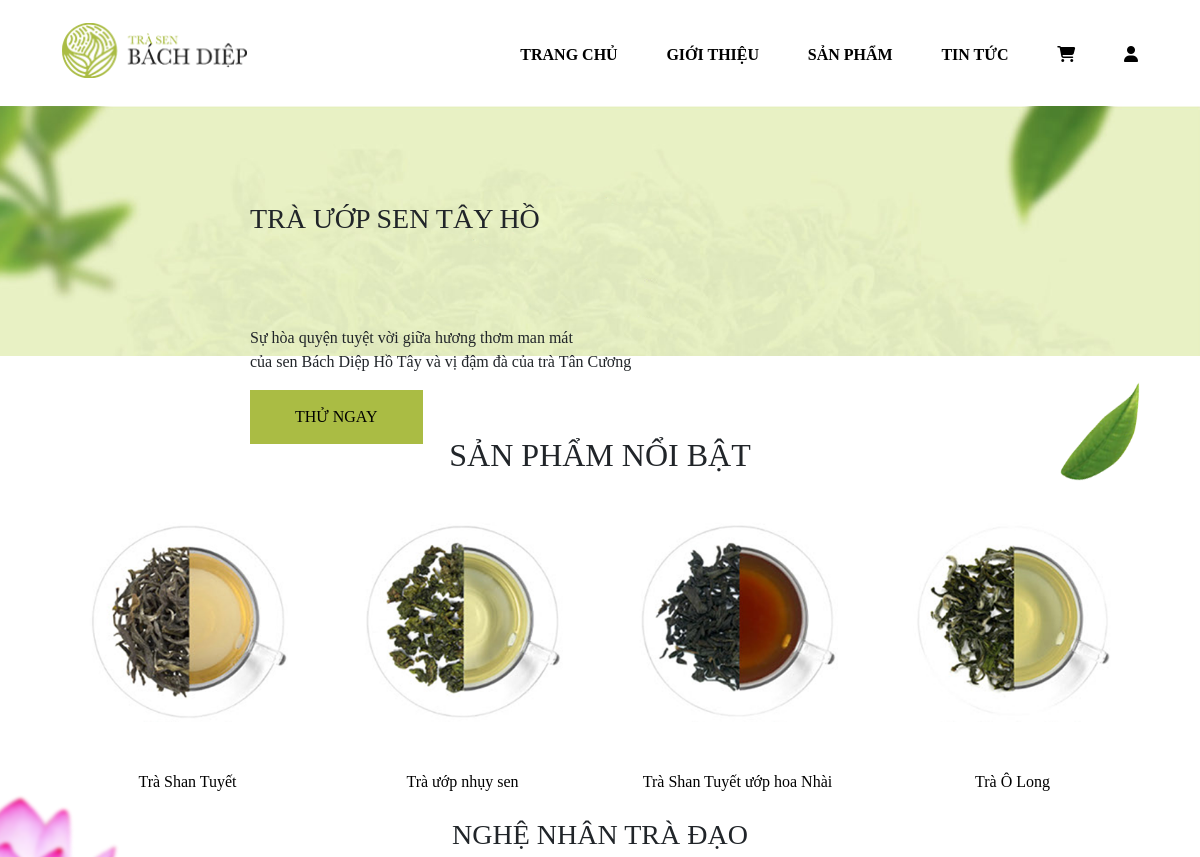
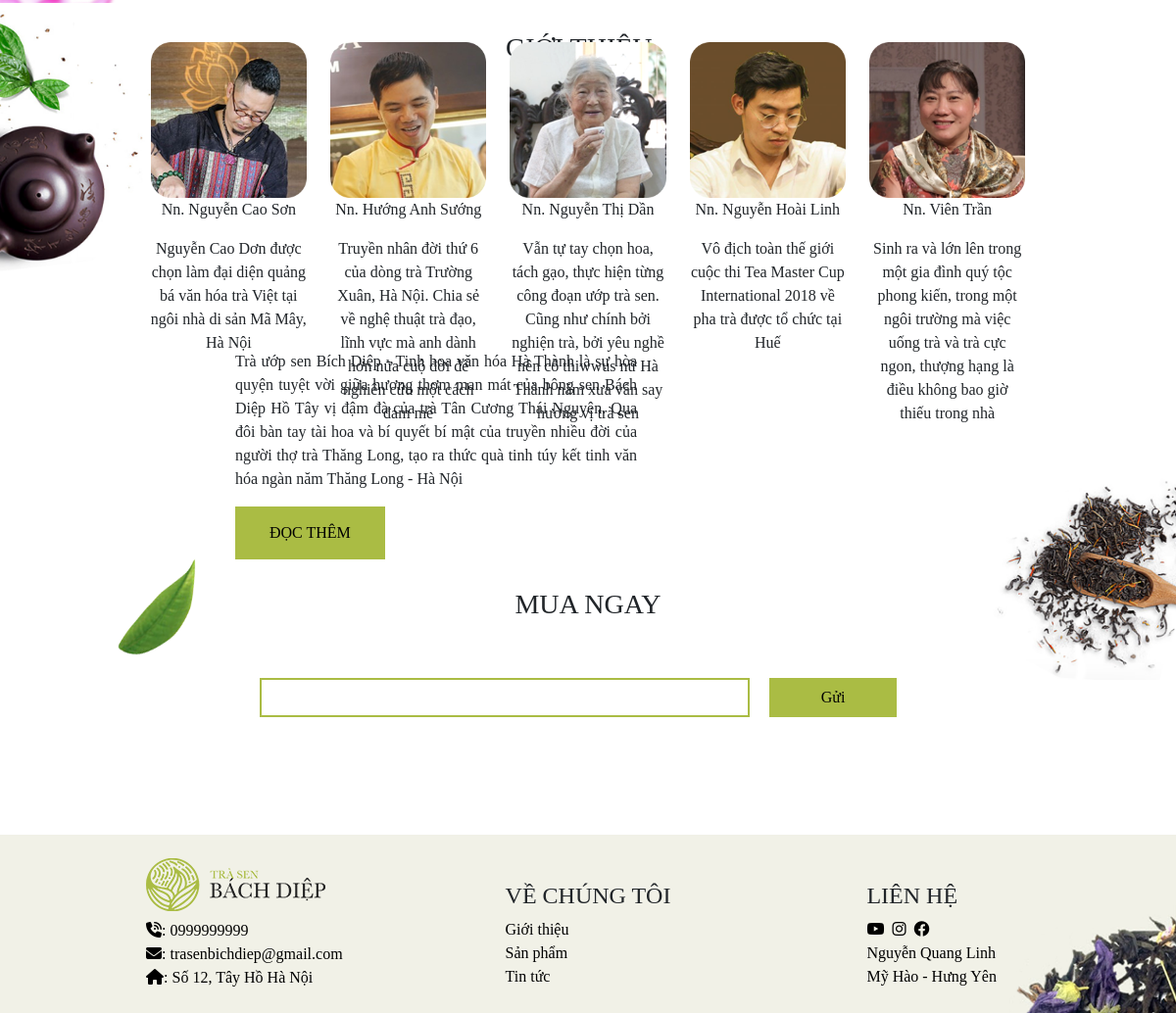
Screenshot of /index1.php with the database file from the repository (2 pictures, top to bottom).
### tables this page shows
CREATE TABLE `pages` (
  `STT` int(11) NOT NULL,
  `ten_trang` varchar(50) NOT NULL,
  `link` varchar(100) NOT NULL
);

CREATE TABLE `product` (
  `id_sp` int(11) NOT NULL,
  `ten_sp` varchar(50) NOT NULL,
  `gia` decimal(10,0) NOT NULL,
  `thong_tin` text NOT NULL,
  `huong_dan` varchar(50) NOT NULL,
  `nuoc` varchar(50) NOT NULL,
  `nhiet_do` varchar(55) NOT NULL,
  `thoi_gian` varchar(55) NOT NULL,
  `anh_main` varchar(50) NOT NULL,
  `anh1` varchar(50) NOT NULL,
  `anh2` varchar(50) NOT NULL,
  `anh3` varchar(50) NOT NULL,
  `trang_thai` int(11) NOT NULL
);

### control.php (called while the page is built, shortened)
<?php
include('connect.php');
class data
{
    public function get_pages(){
        global $conn;
        $sql = "select * from pages order BY STT ASC";
        $run = mysqli_query($conn, $sql);
        return $run;
    }
    public function se_product()
    {
        global $conn;
        $sql = "select*from product";
        $run = mysqli_query($conn, $sql);
        return $run;
    }
}

### index1.php (the view, shortened to what this page needs)
<!DOCTYPE html>
<?php
include("control.php");
$get_data = new data();
?>
<html lang="en">
<head>
  <link rel="stylesheet" href="./common/slick-1.8.1/slick/slick.css">
  <link rel="stylesheet" href="./common/slick-1.8.1/slick/slick-theme.css">
  <link rel="stylesheet" href="./common/bootstrap.min.css">
  <link rel="stylesheet" href="https://cdnjs.cloudflare.com/ajax/libs/font-awesome/6.4.0/css/all.min.css" />
  <link rel="stylesheet" href="./style/style.css">
</head>
<body>
  <section id="menu-section">
    <div id="menu" class="common-section">
      <div class="container-fluid">
        <div class="row">
          <div class="col-md-5">
            <div class="logo">
              <img src="./Pictures/trang-chu/logophongtra.png" alt="" style="width: 185px ;height: 55px;" srcset="">
            </div>
          </div>
          <div class="col-md-7">
            <nav>
              <ul class="nav-parent">
                <?php
                $get_pages = $get_data->get_pages();
                if ($get_pages != NULL) {
                  foreach ($get_pages as $gp) {
                ?>
                    <li><a href="<?php echo $gp['link']; ?>"><?php echo $gp['ten_trang']; ?></a></li>
                  <?php }
                } else { ?>
                  <p> KHÔNG CÓ DỮ LIỆU</p>
                <?php
                }
                ?>
                <?php if (!empty($idkh)) { ?>
                  <li><a href="logout.php">LOGOUT</i></a></li>
                <?php } else { ?>
                  <li><a href="login.php"><i class="fa-solid fa-user"></i></a></li>
                <?php } ?>
              </ul>
            </nav>
          </div>
        </div>
      </div>
    </div>
  </section>
  <section id="banner-section">
    <div class="banner-img">
      <img src="./Pictures/trang-chu/banner.png" alt="" style="width: 100%;" srcset="">
      <div class="box-content">
        <div class="box-content-header">
          <h3>TRÀ ƯỚP SEN TÂY HỒ</h3>
        </div>
        <div class="box-content-main">
          <p>Sự hòa quyện tuyệt vời giữa hương thơm man mát <br> của sen Bách Diệp Hồ Tây và vị đậm đà của trà Tân Cương</p>
        </div>
        <div class="box-button">
          <button>THỬ NGAY</button>
        </div>
      </div>
    </div>
  </section>
  <section id="product">
    <div class="product-header common-header">
      <h2 class="text-center mb-5">SẢN PHẨM NỔI BẬT</h2>
      <img src="./Pictures/trang-chu/product-la.png" class="la" alt="">
      <div class="container ">
        <div class="row common-section item">
          <?php
          $get_sp = $get_data->se_product();
          if ($get_sp != NULL) {
            foreach ($get_sp as $sp) {
          ?>
              <div class="col-6 col-md-3 text-center">
                <a href="chitietsp.php?id=<?php echo $sp['id_sp']; ?>">
                  <div class="box-item">
                    <img src="img/<?php echo $sp["anh_main"] ?>" alt="">
                  </div>
                  <div class="box-title mt-5">
                    <?php echo $sp["ten_sp"] ?>
                  </div>
                </a>
              </div>
            <?php }
          } else { ?>
            <p> KHÔNG CÓ DỮ LIỆU</p>
          <?php
          }
          ?>
        </div>
      </div>
    </div>
  </section>
  <section class="intro">
    <div class="box-intro">
      <h3 class="text-center">GIỚI THIỆU</h3>
      <div class="box-intro-content">
        <p>Trà ướp sen Bích Diệp - Tinh hoa văn hóa Hà Thành là sự hòa quyện tuyệt vời giữa hương thơm man mát của bông sen Bách Diệp Hồ Tây vị đậm đà
          của trà Tân Cương Thái Nguyên. Qua đôi bàn tay tài hoa và bí quyết bí mật của truyền nhiều đời của người thợ trà Thăng Long, tạo ra thức quà tinh túy
          kết tinh văn hóa ngàn năm Thăng Long - Hà Nội
        </p>
        <button>ĐỌC THÊM</button>
      </div>
    </div>
  </section>
  <section id="people">
    <div class="box-people">
      <h3 class="text-center ">NGHỆ NHÂN TRÀ ĐẠO</h3>
      <div class="box-img">
        <img src="./Pictures/trang-chu/TRANGCHU.jpg" alt="">
      </div>
      <div class="container mt-5">
        <div class="row common-section d-flex justify-content-center">
          <div class="col-md-2 ">
            <div class="box-people">
              <img src="./Pictures/trang-chu/professional-tea-1.png" alt="">
              <div class="box-people-title text-center">
                <p>Nn. Nguyễn Cao Sơn</p>
                <p>Nguyễn Cao Dơn được chọn làm đại diện quảng bá văn hóa trà Việt tại ngôi nhà di sản Mã Mây, Hà Nội</p>
              </div>
            </div>
          </div>
          <div class="col-md-2 ">
            <div class="box-people text-center">
              <img src="./Pictures/trang-chu/professional-tea-2.png" alt="">
              <p>Nn. Hướng Anh Sướng</p>
              <p>Truyền nhân đời thứ 6 của dòng trà Trường Xuân, Hà Nội. Chia sẻ về nghệ thuật trà đạo, lĩnh vực mà anh dành hơn nửa cuộ đời để nghiên cứu một cách đam mê</p>
            </div>
          </div>
          <div class="col-md-2 ">
            <div class="box-people text-center">
              <img src="./Pictures/trang-chu/professional-tea-3.png" alt="">
              <p>Nn. Nguyễn Thị Dần</p>
              <p>Vẫn tự tay chọn hoa, tách gạo, thực hiện từng công đoạn ướp trà sen. Cũng như chính bởi nghiện trà, bởi yêu nghề nên cô thiwwus nữ Hà Thành năm xưa vẫn say hương vị trà sen </p>
            </div>
          </div>
          <div class="col-md-2 ">
            <div class="box-people text-center">
              <img src="./Pictures/trang-chu/professional-tea-4.png" alt="">
              <p>Nn. Nguyễn Hoài Linh</p>
              <p>Vô địch toàn thế giới cuộc thi Tea Master Cup International 2018 về pha trà được tổ chức tại Huế</p>
            </div>
          </div>
          <div class="col-md-2 ">
            <div class="box-people text-center">
              <img src="./Pictures/trang-chu/professional-tea-5.png" alt="">
              <p>Nn. Viên Trần</p>
              <p>Sinh ra và lớn lên trong một gia đình quý tộc phong kiến, trong một ngôi trường mà việc uống trà và trà cực ngon, thượng hạng là điều không bao giờ thiếu trong nhà</p>
            </div>
          </div>
        </div>
      </div>
      <div class="box-img-2">
        <img src="./Pictures/trang-chu/thia.jpg" alt="">
        <img src="./Pictures/trang-chu/product-la.png" alt="">
      </div>
    </div>
  </section>
  <section id="buy-product" class="mb-3">
    <h3 class="text-center">MUA NGAY</h3>
    <div class="container">
      <div class="row">
        <div class="col-md-12 d-flex justify-content-center">
          <input type="email" name="" id="">
          <button>Gửi</button>
        </div>
      </div>
    </div>
  </section>
  <section id="footer" class="ft">
    <div class="container-fluid">
      <div class="row common-section d-flex justify-content-center p-4">
        <div class="col-md-4 d-flex justify-content-center">
          <div>
            <h4><img src="./Pictures/trang-chu/logophongtra.png" alt=""></h4>
            <ul>
              <li><a href="#"><i class="fa-solid fa-phone-volume"></i>: 0999999999</a></li>
              <li><a href="#"><i class="fa-solid fa-envelope"></i>: trasenbichdiep@gmail.com</a></li>
              <li><a href="#"><i class="fa-solid fa-house"></i>: Số 12, Tây Hồ Hà Nội</a></li>
            </ul>
          </div>
        </div>
        <div class="col-md-4 mt-4 d-flex justify-content-center">
          <div>
            <h4>VỀ CHÚNG TÔI</h4>
            <ul>
              <li><a href="#">Giới thiệu</a></li>
              <li><a href="#">Sản phẩm</a></li>
              <li><a href="#">Tin tức</a></li>
            </ul>
          </div>
        </div>
        <div class="col-md-4 mt-4 d-flex justify-content-center">
          <div>
            <h4>LIÊN HỆ</h4>
            <ul>
              <li><a href="#">
                  <ul class="d-flex ">
                    <li class="me-2"><a href="#"><i class="fa-brands fa-youtube"></i></a></li>
                    <li class="me-2"><a href="#"><i class="fa-brands fa-instagram"></i></a></li>
                    <li><a href="#"><i class="fa-brands fa-facebook"></i></a></li>
                  </ul>
                </a></li>
              <li><a href="#">Nguyễn Quang Linh</a></li>
              <li><a href="#">Mỹ Hào - Hưng Yên</a></li>
            </ul>
          </div>
        </div>
      </div>
    </div>
    <div class="footer-img">
      <img src="./Pictures/trang-chu/fotter-tea.png" alt="">
    </div>
  </section>
</body>
</html>

### style/style.css (style rules this page uses)
* { box-sizing: border-box; margin: 0; padding: 0; }
body { font-family:'Times New Roman', Times, serif; }
.common-section { width: 1100px; margin: 0 auto; }
#menu { padding: 23px 0; }
a { text-decoration: none; color: black; }
.nav-parent { display: flex; justify-content: center; justify-content: space-between; padding: 20px 0 0 0; }
.nav-parent li { list-style-type: none; }
.nav-parent li a { font-weight: bold; }
#banner-section .banner-img { position: relative; }
#banner-section .banner-img .box-content { position: absolute; top: 6rem; margin-left: 250px ; }
.box-content .box-content-main { margin-top: 90px; font-size: 16px; }
.box-content .box-button button { border: none; padding: 15px 45px; background-color:#aabc44; }
#product .product-header { position: relative; margin-top: 80px; }
#product .product-header .la { width: 80px; position: absolute; top: -15%; right: 5%; }
#product .product-header .item .box-item { width: 200px; height: 200px; margin: 0 auto; }
#product .product-header .item .box-item img { width: 100%; margin-bottom: 10px; }
.intro { position: relative; }
.intro .box-intro { position: absolute; top: 0%; }
.intro .box-intro h3 { position: absolute; top: 15%; left:43%; }
.intro .box-intro .box-intro-content { padding:0 550px; margin: 190px 0 0 -310px; text-align:justify; }
.intro .box-intro .box-intro-content button { border: none; padding: 15px 35px; background-color: #aabc44; }
#people .box-people { position: relative; }
#people .box-people img { width: 100%; }
#people .box-people .box-img img { width: 200px; position: absolute; }
#people .box-people .box-img-2 img:first-child { width: 200px; position: absolute; right: 0%; }
#people .box-people .box-img-2 img:last-child { width: 80px; position: absolute; left: 10%; margin-top: 120px; }
#buy-product { margin-top: 150px; }
#buy-product input[type="email"] { width: 500px; height: 40px; border: 2px solid #aabc44; margin: 50px 20px 0 0 ; }
#buy-product button { width: 130px; height: 40px; border: 2px solid #aabc44; background-color: #aabc44; margin: 50px 20px 0 0 ; }
#footer { background-color: #f1f1e7; margin-top: 120px; position: relative; }
#footer ul { margin: 0; padding: 0; }
#footer ul li { list-style-type: none; }
#footer .footer-img img { position: absolute; right: 0; bottom: 0; width: 170px; }

### rows the page displays
pages: ten_trang "TRANG CHỦ"
pages: ten_trang "GIỚI THIỆU"
pages: ten_trang "SẢN PHẨM"
pages: ten_trang "TIN TỨC"
product: anh_main (picture), ten_sp "Trà Shan Tuyết"
product: anh_main (picture), ten_sp "Trà ướp nhụy sen"
product: anh_main (picture), ten_sp "Trà Shan Tuyết ướp hoa Nhài"
product: anh_main (picture), ten_sp "Trà Ô Long"
